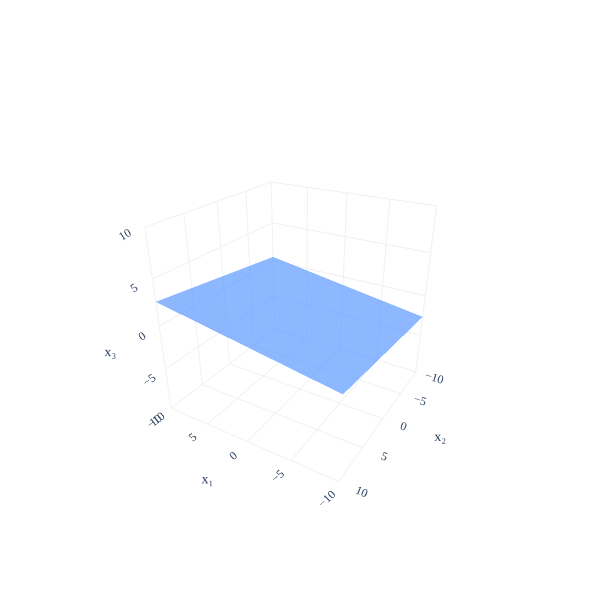

Notebook code cell kept with this figure:
### Markdown cell above
---

## Hyperplanes

So far, we've learned how to think of lines and planes in arbitrarily high dimensions. We can't visualize a plane in $\mathbb{R}^{76}$, but we have some intuition that it's a 2-dimensional "slice" of 76-dimensional space.

On the topic of slices:
- A line is a **1**-dimensional "slice" of 2-dimensional space.
- A plane is a **2**-dimensional "slice" of 3-dimensional space.

In general, a **hyperplane** is an $(n-1)$-dimensional "slice" of $n$-dimensional space.

:::{note} Definition: Hyperplane

A **hyperplane** in $\mathbb{R}^n$ is the set of all points $(x_1, x_2, \ldots, x_n)$ that satisfy the equation

$$a_1x_1 + a_2x_2 + \cdots + a_nx_n + b = \vec a \cdot \vec x + b = 0$$

where $\vec a, \vec x \in \mathbb{R}^n$ and $b \in \mathbb{R}$.
:::

- **Example**: $2x_1 + 3x_2 - 5 = 0 $ is a hyperplane in $\mathbb{R}^2$, defined by the vector $\vec a = \begin{bmatrix} 2 \\ 3 \end{bmatrix}$ and $b = -5$. This is just a line in $\mathbb{R}^2$. If it helps, relabel $x_1$ and $x_2$ as $x$ and $y$.
- **Example**: $x_1 + x_2 + x_3 = 0$ is a hyperplane in $\mathbb{R}^3$, defined by the vector $\vec a = \begin{bmatrix} 1 \\ 1 \\ 1 \end{bmatrix}$ and $b = 0$. This is just a plane in $\mathbb{R}^3$. If it helps, relabel $x_1, x_2, x_3$ as $x, y, z$.

Hyperplanes are **hugely** important in machine learning, particularly in the context of **classification**. You should think of a hyperplane in $\mathbb{R}^n$ as a boundary that divides all of $\mathbb{R}^n$ into two halves: everything is either above or below.

For example, the hyperplane $\begin{bmatrix} -3 \\ -2 \\ 19 \end{bmatrix} \cdot \vec x = 0$ is shown below. Any point in $\mathbb{R}^3$ is either above it, meaning $\begin{bmatrix} -3 \\ -2 \\ 19 \end{bmatrix} \cdot \vec x > 0$, or below it, meaning $\begin{bmatrix} -3 \\ -2 \\ 19 \end{bmatrix} \cdot \vec x < 0$.

### Code cell
import numpy as np
import plotly.graph_objects as go

v1 = (5, 2, 1)
v2 = (-2, 3, 0)

plane_extent = 20
num_points = 3

s_range = np.linspace(-plane_extent, plane_extent, num_points)
t_range = np.linspace(-plane_extent, plane_extent, num_points)
s_grid, t_grid = np.meshgrid(s_range, t_range)

plane_x = s_grid * v1[0] + t_grid * v2[0]
plane_y = s_grid * v1[1] + t_grid * v2[1]
plane_z = s_grid * v1[2] + t_grid * v2[2]

fig = go.Figure()

fig.add_trace(go.Surface(
    x=plane_x,
    y=plane_y,
    z=plane_z,
    opacity=0.8,
    colorscale=[[0, 'rgba(61,129,246,0.8)'], [1, 'rgba(61,129,246,0.8)']],
    showscale=False,
))

fig.update_layout(
    scene=dict(
        xaxis=dict(
            range=[-10, 10],
            title='x₁',
            backgroundcolor='white',
            gridcolor='#f0f0f0',
            zerolinecolor='#f0f0f0',
            showbackground=True,
            # tickfont=dict(family='Palatino'),
            # titlefont=dict(family='Palatino')
        ),
        yaxis=dict(
            range=[-10, 10],
            title='x₂',
            backgroundcolor='white',
            gridcolor='#f0f0f0',
            zerolinecolor='#f0f0f0',
            showbackground=True,
            # tickfont=dict(family='Palatino'),
            # titlefont=dict(family='Palatino')
        ),
        zaxis=dict(
            range=[-10, 10],
            title='x₃',
            backgroundcolor='white',
            gridcolor='#f0f0f0',
            zerolinecolor='#f0f0f0',
            showbackground=True,
            # tickfont=dict(family='Palatino'),
            # titlefont=dict(family='Palatino')
        ),
        aspectmode='cube',
    ),
    width=600,
    height=600,
    scene_camera=dict(
        eye=dict(x=-1.2, y=2, z=1.2)
    ),
    font=dict(family='Palatino'),
    paper_bgcolor='white',
    plot_bgcolor='white'
)

fig.show()

### Figure 1 — Plotly figure (JSON) as saved in the notebook; plotly's stock layout.template omitted (floating-point values rounded to 4 significant figures)
{"data": [{"colorscale": [[0, "rgba(61,129,246,0.8)"], [1, "rgba(61,129,246,0.8)"]], "opacity": 0.8, "showscale": false, "type": "surface", "x": [[-60.0, 40.0, 140.0], [-100.0, 0.0, 100.0], [-140.0, -40.0, 60.0]], "y": [[-100.0, -60.0, -20.0], [-40.0, 0.0, 40.0], [20.0, 60.0, 100.0]], "z": [[-20.0, 0.0, 20.0], [-20.0, 0.0, 20.0], [-20.0, 0.0, 20.0]]}], "layout": {"font": {"family": "Palatino"}, "height": 600, "paper_bgcolor": "white", "plot_bgcolor": "white", "scene": {"aspectmode": "cube", "camera": {"eye": {"x": -1.2, "y": 2, "z": 1.2}}, "xaxis": {"backgroundcolor": "white", "gridcolor": "#f0f0f0", "range": [-10, 10], "showbackground": true, "title": {"text": "x₁"}, "zerolinecolor": "#f0f0f0"}, "yaxis": {"backgroundcolor": "white", "gridcolor": "#f0f0f0", "range": [-10, 10], "showbackground": true, "title": {"text": "x₂"}, "zerolinecolor": "#f0f0f0"}, "zaxis": {"backgroundcolor": "white", "gridcolor": "#f0f0f0", "range": [-10, 10], "showbackground": true, "title": {"text": "x₃"}, "zerolinecolor": "#f0f0f0"}}, "width": 600}}
